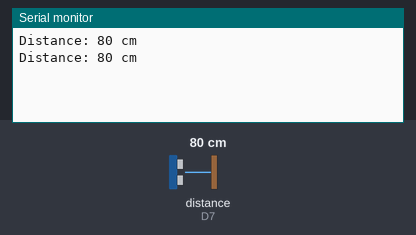
The sketch below on a simulated ESP8266 (Wemos D1 mini). Parts: the last lines printed to the serial monitor. Wiring (inferred from the names in the program): ultrasonic range finder: trigger D6; echo D7. The inputs (shaded band) are chosen by the test bench; at power-on: distance to the obstacle (sensor on D7) 80 cm. The echo pulse lasts 58.3 µs per cm.

Above: at 11.0 s.
11.1 s: distance to the obstacle (sensor on D7) set to 2 cm
At 21.0 s:
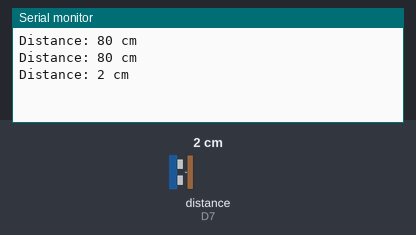
21.2 s: distance to the obstacle (sensor on D7) set to 4 cm
At 31.6 s:
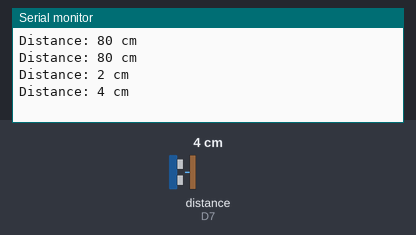
Timing chart, 0 to 33.1 s (numbered marks = the images above; inputs shaded):
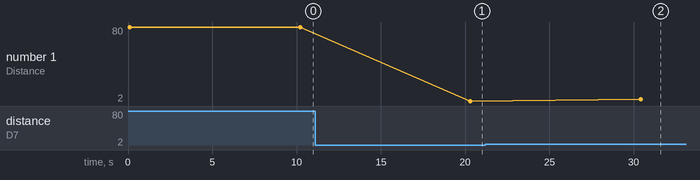

Measured:
- after the input at 11.1 s, the serial monitor: prints a new line after 9.2 s (image 1)
- after the input at 21.2 s, the serial monitor: prints a new line after 9.2 s (image 2)
- plotted number 1: 80 → 2 after the input at 11.1 s, 2 → 4 after the input at 21.2 s

The sketch:

HC-SR04.ino
```cpp
//http://www.esp8266learning.com/wemos-mini-hc-sr04-ultrasonic-sensor.php

#define vccPin D5 // Vcc Pin
#define echoPin D7 // Echo Pin
#define trigPin D6 // Trigger Pin

long duration, distance; // Duration used to calculate distance

void setup() {
  Serial.begin (115200);
  pinMode(vccPin, OUTPUT);
  pinMode(trigPin, OUTPUT);
  pinMode(echoPin, INPUT);
}

void loop() {
  /*
  The following trigPin/echoPin cycle is used to determine the
  distance of the nearest object by bouncing soundwaves off of it.
  */
  digitalWrite(vccPin, HIGH);
  delay(100);
  digitalWrite(trigPin, LOW);
  delayMicroseconds(2);
  digitalWrite(trigPin, HIGH);
  delayMicroseconds(10);
  digitalWrite(trigPin, LOW);
  duration = pulseIn(echoPin, HIGH);
  digitalWrite(vccPin, LOW);
  //Calculate the distance (in cm) based on the speed of sound.
  distance = duration/58.2;
  Serial.println("Distance: " + String(distance) + " cm");

  //Delay 1s before next reading.
  delay(10000);
}
```
